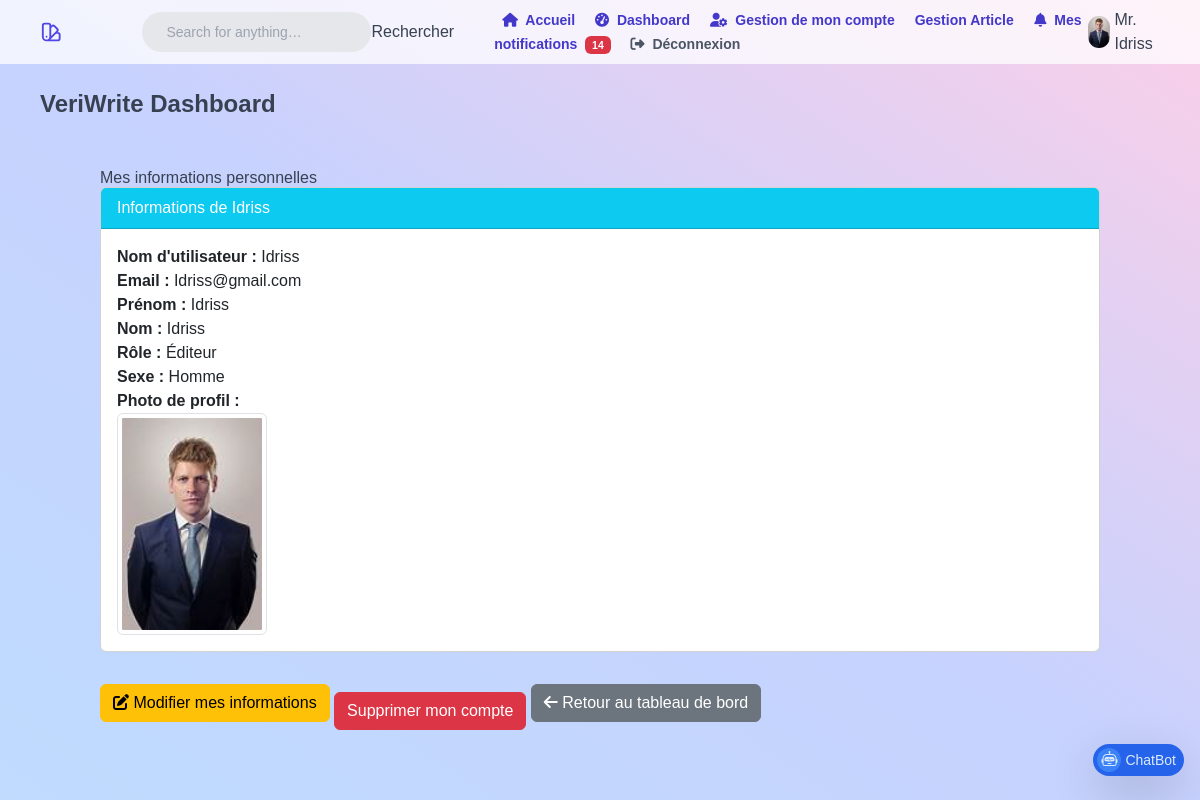
The page /mon_compte/informations/ (signed in) on the database its author committed.
### users/models.py (models this page shows)
class Utilisateur(AbstractUser):
    ROLE_CHOICES = (
        ('etudiant', 'Étudiant'),
        ('auteur_certifie', 'Auteur Certifié'),
        ('editeur', 'Éditeur'),
        ('admin', 'Admin'),
    )
    SEX_CHOICES = [
        ('Homme', 'Homme'),
        ('Femme', 'Femme'),
        ('Autre', 'Autre'),
    ]
    image = models.ImageField(upload_to='images/',  blank=True, null=True)
    role = models.CharField(max_length=20, choices=ROLE_CHOICES)
    sex = models.CharField(max_length=30, choices=SEX_CHOICES, null=True, blank=True)
    email = models.EmailField(unique=True)
    is_approved = models.BooleanField(null=True, default=None)  # null: en cours de vérification
    has_verified_identity = models.BooleanField(default=False)

### users/views.py (the view)
# urls.py: path('mon_compte/informations/', views.afficher_mes_informations, name='afficher_mes_informations'),
@login_required
def afficher_mes_informations(request):
    utilisateur = request.user  # Récupérer l'utilisateur connecté
    return render(request, 'afficher_mes_informations.html', {'utilisateur': utilisateur})

### users/context_processors.py (called while the page is built)
def Notification_non_lue(request):
    if request.user.is_authenticated:
        return {
            'Notification_non_lue': Notification.objects.filter(destinataire=request.user, est_lu=False).count()
        }
    return {}

### users/templates/afficher_mes_informations.html
{% extends 'index.html' %}
{% block content %}
<div class="container mt-5">
    <h2>Mes informations personnelles</h2>
    <div class="card mb-4">
        <div class="card-header bg-info text-white">
            Informations de {{ utilisateur.username }}
        </div>
        <div class="card-body">
            <p><strong>Nom d'utilisateur :</strong> {{ utilisateur.username }}</p>
            <p><strong>Email :</strong> {{ utilisateur.email }}</p>
            <p><strong>Prénom :</strong> {{ utilisateur.first_name }}</p>
            <p><strong>Nom :</strong> {{ utilisateur.last_name }}</p>
            <p><strong>Rôle :</strong> {{ utilisateur.get_role_display }}</p>
            <p><strong>Sexe :</strong> {{ utilisateur.get_sex_display }}</p>
            {% if utilisateur.image %}
            <p><strong>Photo de profil :</strong></p>
            <img src="{{ utilisateur.image.url }}" alt="Photo de {{ utilisateur.username }}" class="img-thumbnail" width="150">
            {% else %}
            <p><strong>Photo de profil :</strong> Aucune photo</p>
            {% endif %}
        </div>
    </div>
    <a href="{% url 'modifier_mon_compte' %}" class="btn btn-warning">
        <i class="fas fa-edit"></i> Modifier mes informations
    </a>
    <a href="{% url 'supprimer_mon_compte' %}" class="btn btn-danger mt-3"
   onclick="return confirm('Voulez-vous vraiment supprimer votre compte ?')">Supprimer mon compte</a>
    <a href="{% url 'dashboard' %}" class="btn btn-secondary">
        <i class="fas fa-arrow-left"></i> Retour au tableau de bord
    </a>
</div>
{% endblock %}

### templates/index.html (shortened to what this page needs)
<!DOCTYPE html>
{% load static %}
<html lang="en" >
<head>
<link rel="stylesheet" href="https://cdnjs.cloudflare.com/ajax/libs/font-awesome/6.4.0/css/all.min.css"
 />
    <link href="https://cdn.jsdelivr.net/npm/bootstrap@5.3.0/dist/css/bootstrap.min.css" rel="stylesheet"
>
    <link rel="stylesheet" href="https://cdn.jsdelivr.net/npm/bootstrap-icons@1.10.5/font/bootstrap-icons.css">
<link rel='stylesheet' href='https://cdnjs.cloudflare.com/ajax/libs/tailwindcss/2.0.1/tailwind.min.css'><link rel="stylesheet" href="./style.css">
</head>
<body>
<div class="flex flex-col w-screen h-screen overflow-auto text-gray-700 bg-gradient-to-tr from-blue-200 via-indigo-200 to-pink-200">
	<div class="flex items-center flex-shrink-0 w-full h-16 px-10 bg-white bg-opacity-75">
        <form class="flex items-center ml-10" method="GET" action="{% url 'recherche_articles' %}">
		<input class="flex items-center h-10 px-4 ml-10 text-sm bg-gray-200 rounded-full focus:outline-none focus:ring" type="search" name="q" placeholder="Search for anything…">
        <button type="submit">Rechercher</button>
        </form>
		<div class="ml-10">
      <a class="mx-2 text-sm font-semibold text-indigo-700" href="{% url 'acceuil' %}">
        <i class="fas fa-home me-1"></i>
        Accueil
    </a>      {% if user.is_authenticated %}
      <a class="mx-2 text-sm font-semibold text-indigo-700" href="{% url 'dashboard' %}">
        <i class="fas fa-tachometer-alt me-1"></i>
        Dashboard
    </a>
    <a class="mx-2 text-sm font-semibold text-indigo-700" href="{% url 'afficher_mes_informations' %}">
        <i class="fas fa-user-cog me-1"></i>
        Gestion de mon compte
    </a>      {% if user.role == 'admin'  %}
			<a class="mx-2 text-sm font-semibold text-indigo-700" href="{% url 'liste_certifications_a_approuver' %}">certifications</a>
      <a class="mx-2 text-sm font-semibold text-indigo-700" href="{% url 'liste_documents_a_approuver' %}">documents</a>
			<a class="mx-2 text-sm font-semibold text-gray-600 hover:text-indigo-700" href="{% url 'liste_utilisateurs' %}">Gestion Utilisateur</a>
      {% elif user.role == 'editeur'  %}
			<a class="mx-2 text-sm font-semibold text-indigo-700" href="{% url 'liste_articles_en_attente' %}">Gestion Article</a>
      {% endif %}
      <a class="mx-2 text-sm font-semibold text-indigo-700 " href="{% url 'voir_notifications' %}">
        <i class="fas fa-bell me-1"></i>
        Mes notifications
        {% if Notification_non_lue > 0 %}
        <span class="badge bg-danger ms-1">{{ Notification_non_lue }}</span>
    </a>
    {% endif %}
      <a class="mx-2 text-sm font-semibold text-gray-600 hover:text-indigo-700" href="{% url 'deconnexion' %}">
        <i class="fas fa-sign-out-alt me-1"></i>
        Déconnexion
    </a>
          {% endif %}
		</div>
		<button class="flex items-center justify-center w-8 h-8 ml-auto overflow-hidden rounded-full cursor-pointer">
      {% if user.image %}
          <img src="{{ user.image.url }}" alt="{{ user.username }}" class="object-cover w-full h-full">
      {% else %}
          <img src="{% static 'images/default-avatar.jpeg' %}" alt="Default Avatar" class="object-cover w-full h-full">
      {% endif %}
  </button>
  <span> {% if user.sex == 'Homme'%}Mr. {% elif user.sex == 'Femme' %}Mme. {%endif%} {{ user.username }} </span>
	</div>
	<div class="px-10 mt-6">
		<h1 class="text-2xl font-bold">VeriWrite Dashboard</h1>
	</div>
    {% block content %}
    {% endblock %}
</div>
<a class="fixed bottom-0 right-0 flex items-center justify-center h-8 pl-1 pr-2 mb-6 mr-4 text-blue-100 bg-blue-600 rounded-full shadow-lg hover:bg-blue-600" href="{% url 'chatbot' %}">
	<div class="flex items-center justify-center w-6 h-6 bg-blue-500 rounded-full">
        <i class="bi bi-robot"></i>
    </div>
	<span class="ml-1 text-sm leading-none">ChatBot</span>
</a>
</body>
</html>

### static/css/style.css (style rules this page uses)
body { font-family: 'Poppins', sans-serif; color: #0c0c0c; background-color: #ffffff; }
a, a:hover, a:focus { text-decoration: none; }
.btn, .btn:focus { outline: none !important; -webkit-box-shadow: none; box-shadow: none; }

### rows shown on the page
Utilisateur: image (picture), username "Idriss", email "Idriss@gmail.com", first_name "Idriss", last_name "Idriss", role "Éditeur", sex "Homme"

### other values the page prints
{{ Notification_non_lue }} "14"
